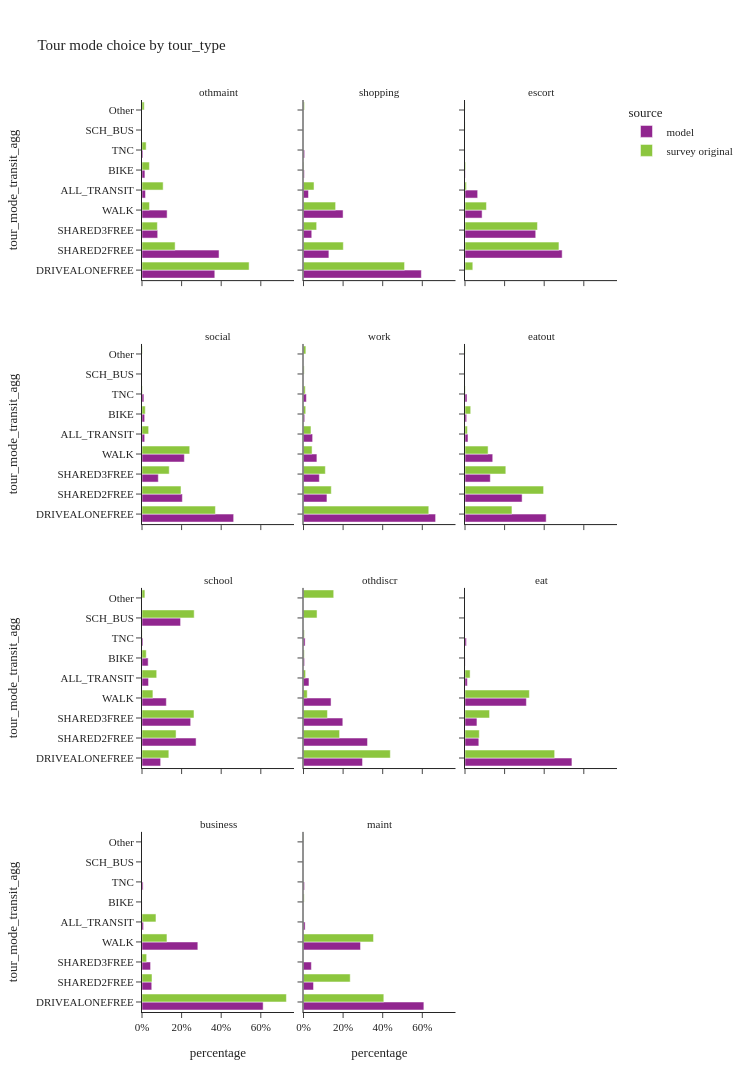
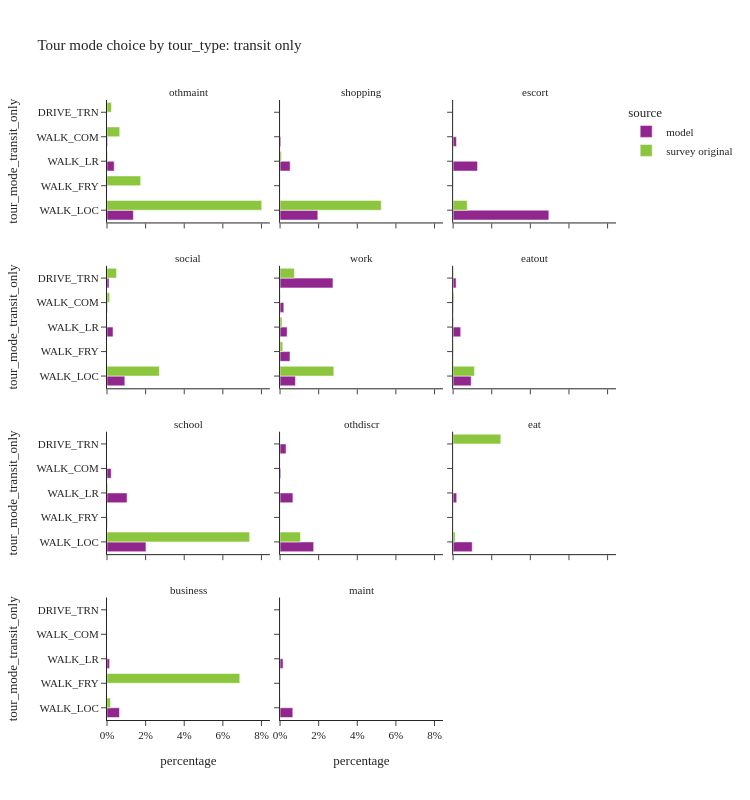

Here is the notebook cell these charts were saved with, in order:
### Code cell
tour_mode_choice_seg(segment_col='tour_type')

### Figure 1 — Plotly figure (JSON) as saved in the notebook; plotly's stock layout.template omitted (floating-point values rounded to 4 significant figures)
{"data": [{"alignmentgroup": "True", "customdata": [[114523], [121188], [24673], [39507], [5508], [4586], [1474]], "hovertemplate": "source=model<br>tour_type=othmaint<br>percentage=%{x}<br>tour_mode_transit_agg=%{y}<br>sample_size=%{customdata[0]}<extra></extra>", "legendgroup": "model", "marker": {"color": "#91268F", "pattern": {"shape": ""}}, "name": "model", "offsetgroup": "model", "orientation": "h", "showlegend": true, "textposition": "auto", "type": "bar", "x": [0.3677, 0.3891, 0.07922, 0.1268, 0.01768, 0.01472, 0.004733], "xaxis": "x10", "y": ["DRIVEALONEFREE", "SHARED2FREE", "SHARED3FREE", "WALK", "ALL_TRANSIT", "BIKE", "TNC"], "yaxis": "y10"}, {"alignmentgroup": "True", "customdata": [[295611], [63691], [20685], [99303], [12516], [2079], [2859]], "hovertemplate": "source=model<br>tour_type=shopping<br>percentage=%{x}<br>tour_mode_transit_agg=%{y}<br>sample_size=%{customdata[0]}<extra></extra>", "legendgroup": "model", "marker": {"color": "#91268F", "pattern": {"shape": ""}}, "name": "model", "offsetgroup": "model", "orientation": "h", "showlegend": false, "textposition": "auto", "type": "bar", "x": [0.5951, 0.1282, 0.04164, 0.1999, 0.0252, 0.004185, 0.005755], "xaxis": "x11", "y": ["DRIVEALONEFREE", "SHARED2FREE", "SHARED3FREE", "WALK", "ALL_TRANSIT", "BIKE", "TNC"], "yaxis": "y11"}, {"alignmentgroup": "True", "customdata": [[220766], [160710], [38849], [28760], [735], [48]], "hovertemplate": "source=model<br>tour_type=escort<br>percentage=%{x}<br>tour_mode_transit_agg=%{y}<br>sample_size=%{customdata[0]}<extra></extra>", "legendgroup": "model", "marker": {"color": "#91268F", "pattern": {"shape": ""}}, "name": "model", "offsetgroup": "model", "orientation": "h", "showlegend": false, "textposition": "auto", "type": "bar", "x": [0.4907, 0.3572, 0.08636, 0.06393, 0.001634, 0.0001067], "xaxis": "x12", "y": ["SHARED2FREE", "SHARED3FREE", "WALK", "ALL_TRANSIT", "BIKE", "TNC"], "yaxis": "y12"}, {"alignmentgroup": "True", "customdata": [[501146], [220704], [89201], [231649], [14777], [14640], [10466]], "hovertemplate": "source=model<br>tour_type=social<br>percentage=%{x}<br>tour_mode_transit_agg=%{y}<br>sample_size=%{customdata[0]}<extra></extra>", "legendgroup": "model", "marker": {"color": "#91268F", "pattern": {"shape": ""}}, "name": "model", "offsetgroup": "model", "orientation": "h", "showlegend": false, "textposition": "auto", "type": "bar", "x": [0.4629, 0.2039, 0.0824, 0.214, 0.01365, 0.01352, 0.009668], "xaxis": "x7", "y": ["DRIVEALONEFREE", "SHARED2FREE", "SHARED3FREE", "WALK", "ALL_TRANSIT", "BIKE", "TNC"], "yaxis": "y7"}, {"alignmentgroup": "True", "customdata": [[913268], [162134], [109528], [92605], [63131], [8263], [19924]], "hovertemplate": "source=model<br>tour_type=work<br>percentage=%{x}<br>tour_mode_transit_agg=%{y}<br>sample_size=%{customdata[0]}<extra></extra>", "legendgroup": "model", "marker": {"color": "#91268F", "pattern": {"shape": ""}}, "name": "model", "offsetgroup": "model", "orientation": "h", "showlegend": false, "textposition": "auto", "type": "bar", "x": [0.6672, 0.1184, 0.08001, 0.06765, 0.04612, 0.006036, 0.01456], "xaxis": "x8", "y": ["DRIVEALONEFREE", "SHARED2FREE", "SHARED3FREE", "WALK", "ALL_TRANSIT", "BIKE", "TNC"], "yaxis": "y8"}, {"alignmentgroup": "True", "customdata": [[162894], [114608], [50813], [55674], [5974], [3334], [4058]], "hovertemplate": "source=model<br>tour_type=eatout<br>percentage=%{x}<br>tour_mode_transit_agg=%{y}<br>sample_size=%{customdata[0]}<extra></extra>", "legendgroup": "model", "marker": {"color": "#91268F", "pattern": {"shape": ""}}, "name": "model", "offsetgroup": "model", "orientation": "h", "showlegend": false, "textposition": "auto", "type": "bar", "x": [0.4099, 0.2884, 0.1279, 0.1401, 0.01503, 0.00839, 0.01021], "xaxis": "x9", "y": ["DRIVEALONEFREE", "SHARED2FREE", "SHARED3FREE", "WALK", "ALL_TRANSIT", "BIKE", "TNC"], "yaxis": "y9"}, {"alignmentgroup": "True", "customdata": [[53971], [156556], [140908], [70460], [18880], [111667], [17863], [2836]], "hovertemplate": "source=model<br>tour_type=school<br>percentage=%{x}<br>tour_mode_transit_agg=%{y}<br>sample_size=%{customdata[0]}<extra></extra>", "legendgroup": "model", "marker": {"color": "#91268F", "pattern": {"shape": ""}}, "name": "model", "offsetgroup": "model", "orientation": "h", "showlegend": false, "textposition": "auto", "type": "bar", "x": [0.09417, 0.2732, 0.2459, 0.1229, 0.03294, 0.1948, 0.03117, 0.004948], "xaxis": "x4", "y": ["DRIVEALONEFREE", "SHARED2FREE", "SHARED3FREE", "WALK", "ALL_TRANSIT", "SCH_BUS", "BIKE", "TNC"], "yaxis": "y4"}, {"alignmentgroup": "True", "customdata": [[37128], [40275], [24729], [17331], [3439], [658], [1003]], "hovertemplate": "source=model<br>tour_type=othdiscr<br>percentage=%{x}<br>tour_mode_transit_agg=%{y}<br>sample_size=%{customdata[0]}<extra></extra>", "legendgroup": "model", "marker": {"color": "#91268F", "pattern": {"shape": ""}}, "name": "model", "offsetgroup": "model", "orientation": "h", "showlegend": false, "textposition": "auto", "type": "bar", "x": [0.2981, 0.3233, 0.1985, 0.1391, 0.02761, 0.005282, 0.008052], "xaxis": "x5", "y": ["DRIVEALONEFREE", "SHARED2FREE", "SHARED3FREE", "WALK", "ALL_TRANSIT", "BIKE", "TNC"], "yaxis": "y5"}, {"alignmentgroup": "True", "customdata": [[40897], [5285], [4571], [23480], [891], [50], [557]], "hovertemplate": "source=model<br>tour_type=eat<br>percentage=%{x}<br>tour_mode_transit_agg=%{y}<br>sample_size=%{customdata[0]}<extra></extra>", "legendgroup": "model", "marker": {"color": "#91268F", "pattern": {"shape": ""}}, "name": "model", "offsetgroup": "model", "orientation": "h", "showlegend": false, "textposition": "auto", "type": "bar", "x": [0.54, 0.06979, 0.06036, 0.31, 0.01177, 0.0006602, 0.007355], "xaxis": "x6", "y": ["DRIVEALONEFREE", "SHARED2FREE", "SHARED3FREE", "WALK", "ALL_TRANSIT", "BIKE", "TNC"], "yaxis": "y6"}, {"alignmentgroup": "True", "customdata": [[55285], [4449], [3913], [25479], [703], [28], [499]], "hovertemplate": "source=model<br>tour_type=business<br>percentage=%{x}<br>tour_mode_transit_agg=%{y}<br>sample_size=%{customdata[0]}<extra></extra>", "legendgroup": "model", "marker": {"color": "#91268F", "pattern": {"shape": ""}}, "name": "model", "offsetgroup": "model", "orientation": "h", "showlegend": false, "textposition": "auto", "type": "bar", "x": [0.6119, 0.04924, 0.04331, 0.282, 0.00778, 0.0003099, 0.005523], "xaxis": "x", "y": ["DRIVEALONEFREE", "SHARED2FREE", "SHARED3FREE", "WALK", "ALL_TRANSIT", "BIKE", "TNC"], "yaxis": "y"}, {"alignmentgroup": "True", "customdata": [[37509], [3124], [2459], [17771], [503], [18], [318]], "hovertemplate": "source=model<br>tour_type=maint<br>percentage=%{x}<br>tour_mode_transit_agg=%{y}<br>sample_size=%{customdata[0]}<extra></extra>", "legendgroup": "model", "marker": {"color": "#91268F", "pattern": {"shape": ""}}, "name": "model", "offsetgroup": "model", "orientation": "h", "showlegend": false, "textposition": "auto", "type": "bar", "x": [0.6079, 0.05063, 0.03985, 0.288, 0.008152, 0.0002917, 0.005154], "xaxis": "x2", "y": ["DRIVEALONEFREE", "SHARED2FREE", "SHARED3FREE", "WALK", "ALL_TRANSIT", "BIKE", "TNC"], "yaxis": "y2"}, {"alignmentgroup": "True", "customdata": [[424], [174], [40], [106], [88], [10], [16], [17]], "hovertemplate": "source=survey original<br>tour_type=othmaint<br>percentage=%{x}<br>tour_mode_transit_agg=%{y}<br>sample_size=%{customdata[0]}<extra></extra>", "legendgroup": "survey original", "marker": {"color": "#8CC63E", "pattern": {"shape": ""}}, "name": "survey original", "offsetgroup": "survey original", "orientation": "h", "showlegend": true, "textposition": "auto", "type": "bar", "x": [0.541, 0.1673, 0.07764, 0.03766, 0.1068, 0.03733, 0.02099, 0.01131], "xaxis": "x10", "y": ["DRIVEALONEFREE", "SHARED2FREE", "SHARED3FREE", "WALK", "ALL_TRANSIT", "BIKE", "TNC", "Other"], "yaxis": "y10"}, {"alignmentgroup": "True", "customdata": [[685], [296], [106], [335], [80], [1], [18], [21]], "hovertemplate": "source=survey original<br>tour_type=shopping<br>percentage=%{x}<br>tour_mode_transit_agg=%{y}<br>sample_size=%{customdata[0]}<extra></extra>", "legendgroup": "survey original", "marker": {"color": "#8CC63E", "pattern": {"shape": ""}}, "name": "survey original", "offsetgroup": "survey original", "orientation": "h", "showlegend": false, "textposition": "auto", "type": "bar", "x": [0.5104, 0.2011, 0.06643, 0.1622, 0.05313, 1.914e-05, 0.002022, 0.004764], "xaxis": "x11", "y": ["DRIVEALONEFREE", "SHARED2FREE", "SHARED3FREE", "WALK", "ALL_TRANSIT", "SCH_BUS", "BIKE", "Other"], "yaxis": "y11"}, {"alignmentgroup": "True", "customdata": [[51], [448], [284], [155], [13], [3], [33], [1], [3]], "hovertemplate": "source=survey original<br>tour_type=escort<br>percentage=%{x}<br>tour_mode_transit_agg=%{y}<br>sample_size=%{customdata[0]}<extra></extra>", "legendgroup": "survey original", "marker": {"color": "#8CC63E", "pattern": {"shape": ""}}, "name": "survey original", "offsetgroup": "survey original", "orientation": "h", "showlegend": false, "textposition": "auto", "type": "bar", "x": [0.03941, 0.4745, 0.3659, 0.1083, 0.007418, 0.0004505, 0.003435, 1.191e-05, 0.000531], "xaxis": "x12", "y": ["DRIVEALONEFREE", "SHARED2FREE", "SHARED3FREE", "WALK", "ALL_TRANSIT", "SCH_BUS", "BIKE", "TNC", "Other"], "yaxis": "y12"}, {"alignmentgroup": "True", "customdata": [[890], [436], [281], [1189], [150], [98], [15], [27]], "hovertemplate": "source=survey original<br>tour_type=social<br>percentage=%{x}<br>tour_mode_transit_agg=%{y}<br>sample_size=%{customdata[0]}<extra></extra>", "legendgroup": "survey original", "marker": {"color": "#8CC63E", "pattern": {"shape": ""}}, "name": "survey original", "offsetgroup": "survey original", "orientation": "h", "showlegend": false, "textposition": "auto", "type": "bar", "x": [0.3707, 0.197, 0.1376, 0.241, 0.03351, 0.01662, 0.002033, 0.001539], "xaxis": "x7", "y": ["DRIVEALONEFREE", "SHARED2FREE", "SHARED3FREE", "WALK", "ALL_TRANSIT", "BIKE", "TNC", "Other"], "yaxis": "y7"}, {"alignmentgroup": "True", "customdata": [[1610], [322], [146], [278], [448], [2], [141], [25], [32]], "hovertemplate": "source=survey original<br>tour_type=work<br>percentage=%{x}<br>tour_mode_transit_agg=%{y}<br>sample_size=%{customdata[0]}<extra></extra>", "legendgroup": "survey original", "marker": {"color": "#8CC63E", "pattern": {"shape": ""}}, "name": "survey original", "offsetgroup": "survey original", "orientation": "h", "showlegend": false, "textposition": "auto", "type": "bar", "x": [0.6326, 0.1404, 0.1103, 0.04328, 0.03779, 0.003435, 0.01124, 0.008906, 0.01198], "xaxis": "x8", "y": ["DRIVEALONEFREE", "SHARED2FREE", "SHARED3FREE", "WALK", "ALL_TRANSIT", "SCH_BUS", "BIKE", "TNC", "Other"], "yaxis": "y8"}, {"alignmentgroup": "True", "customdata": [[233], [185], [89], [220], [51], [24], [5], [6]], "hovertemplate": "source=survey original<br>tour_type=eatout<br>percentage=%{x}<br>tour_mode_transit_agg=%{y}<br>sample_size=%{customdata[0]}<extra></extra>", "legendgroup": "survey original", "marker": {"color": "#8CC63E", "pattern": {"shape": ""}}, "name": "survey original", "offsetgroup": "survey original", "orientation": "h", "showlegend": false, "textposition": "auto", "type": "bar", "x": [0.2372, 0.3969, 0.2061, 0.1166, 0.0121, 0.02879, 0.001549, 0.0007162], "xaxis": "x9", "y": ["DRIVEALONEFREE", "SHARED2FREE", "SHARED3FREE", "WALK", "ALL_TRANSIT", "BIKE", "TNC", "Other"], "yaxis": "y9"}, {"alignmentgroup": "True", "customdata": [[44], [114], [176], [78], [61], [140], [18], [3], [5]], "hovertemplate": "source=survey original<br>tour_type=school<br>percentage=%{x}<br>tour_mode_transit_agg=%{y}<br>sample_size=%{customdata[0]}<extra></extra>", "legendgroup": "survey original", "marker": {"color": "#8CC63E", "pattern": {"shape": ""}}, "name": "survey original", "offsetgroup": "survey original", "orientation": "h", "showlegend": false, "textposition": "auto", "type": "bar", "x": [0.1356, 0.1721, 0.2626, 0.05512, 0.07424, 0.2635, 0.02145, 0.0008259, 0.01465], "xaxis": "x4", "y": ["DRIVEALONEFREE", "SHARED2FREE", "SHARED3FREE", "WALK", "ALL_TRANSIT", "SCH_BUS", "BIKE", "TNC", "Other"], "yaxis": "y4"}, {"alignmentgroup": "True", "customdata": [[72], [32], [13], [25], [21], [6], [5], [1], [10]], "hovertemplate": "source=survey original<br>tour_type=othdiscr<br>percentage=%{x}<br>tour_mode_transit_agg=%{y}<br>sample_size=%{customdata[0]}<extra></extra>", "legendgroup": "survey original", "marker": {"color": "#8CC63E", "pattern": {"shape": ""}}, "name": "survey original", "offsetgroup": "survey original", "orientation": "h", "showlegend": false, "textposition": "auto", "type": "bar", "x": [0.4385, 0.1822, 0.1209, 0.01877, 0.01054, 0.06837, 0.003917, 0.004297, 0.1526], "xaxis": "x5", "y": ["DRIVEALONEFREE", "SHARED2FREE", "SHARED3FREE", "WALK", "ALL_TRANSIT", "SCH_BUS", "BIKE", "TNC", "Other"], "yaxis": "y5"}, {"alignmentgroup": "True", "customdata": [[31], [8], [10], [79], [2]], "hovertemplate": "source=survey original<br>tour_type=eat<br>percentage=%{x}<br>tour_mode_transit_agg=%{y}<br>sample_size=%{customdata[0]}<extra></extra>", "legendgroup": "survey original", "marker": {"color": "#8CC63E", "pattern": {"shape": ""}}, "name": "survey original", "offsetgroup": "survey original", "orientation": "h", "showlegend": false, "textposition": "auto", "type": "bar", "x": [0.4528, 0.07224, 0.1241, 0.3251, 0.02577], "xaxis": "x6", "y": ["DRIVEALONEFREE", "SHARED2FREE", "SHARED3FREE", "WALK", "ALL_TRANSIT"], "yaxis": "y6"}, {"alignmentgroup": "True", "customdata": [[56], [11], [9], [16], [3], [1]], "hovertemplate": "source=survey original<br>tour_type=business<br>percentage=%{x}<br>tour_mode_transit_agg=%{y}<br>sample_size=%{customdata[0]}<extra></extra>", "legendgroup": "survey original", "marker": {"color": "#8CC63E", "pattern": {"shape": ""}}, "name": "survey original", "offsetgroup": "survey original", "orientation": "h", "showlegend": false, "textposition": "auto", "type": "bar", "x": [0.7293, 0.0506, 0.02352, 0.126, 0.07056, 0.0], "xaxis": "x", "y": ["DRIVEALONEFREE", "SHARED2FREE", "SHARED3FREE", "WALK", "ALL_TRANSIT", "Other"], "yaxis": "y"}, {"alignmentgroup": "True", "customdata": [[34], [4], [62], [1], [4], [10]], "hovertemplate": "source=survey original<br>tour_type=maint<br>percentage=%{x}<br>tour_mode_transit_agg=%{y}<br>sample_size=%{customdata[0]}<extra></extra>", "legendgroup": "survey original", "marker": {"color": "#8CC63E", "pattern": {"shape": ""}}, "name": "survey original", "offsetgroup": "survey original", "orientation": "h", "showlegend": false, "textposition": "auto", "type": "bar", "x": [0.4057, 0.2359, 0.3537, 0.0001803, 0.003341, 0.001218], "xaxis": "x2", "y": ["DRIVEALONEFREE", "SHARED2FREE", "WALK", "ALL_TRANSIT", "BIKE", "Other"], "yaxis": "y2"}], "layout": {"annotations": [{"font": {}, "showarrow": false, "text": "business", "x": 0.16, "xanchor": "center", "xref": "paper", "y": 0.1975, "yanchor": "bottom", "yref": "paper"}, {"font": {}, "showarrow": false, "text": "maint", "x": 0.5, "xanchor": "center", "xref": "paper", "y": 0.1975, "yanchor": "bottom", "yref": "paper"}, {"font": {}, "showarrow": false, "text": "school", "x": 0.16, "xanchor": "center", "xref": "paper", "y": 0.465, "yanchor": "bottom", "yref": "paper"}, {"font": {}, "showarrow": false, "text": "othdiscr", "x": 0.5, "xanchor": "center", "xref": "paper", "y": 0.465, "yanchor": "bottom", "yref": "paper"}, {"font": {}, "showarrow": false, "text": "eat", "x": 0.84, "xanchor": "center", "xref": "paper", "y": 0.465, "yanchor": "bottom", "yref": "paper"}, {"font": {}, "showarrow": false, "text": "social", "x": 0.16, "xanchor": "center", "xref": "paper", "y": 0.7325, "yanchor": "bottom", "yref": "paper"}, {"font": {}, "showarrow": false, "text": "work", "x": 0.5, "xanchor": "center", "xref": "paper", "y": 0.7325, "yanchor": "bottom", "yref": "paper"}, {"font": {}, "showarrow": false, "text": "eatout", "x": 0.84, "xanchor": "center", "xref": "paper", "y": 0.7325, "yanchor": "bottom", "yref": "paper"}, {"font": {}, "showarrow": false, "text": "othmaint", "x": 0.16, "xanchor": "center", "xref": "paper", "y": 1.0, "yanchor": "bottom", "yref": "paper"}, {"font": {}, "showarrow": false, "text": "shopping", "x": 0.5, "xanchor": "center", "xref": "paper", "y": 1.0, "yanchor": "bottom", "yref": "paper"}, {"font": {}, "showarrow": false, "text": "escort", "x": 0.84, "xanchor": "center", "xref": "paper", "y": 1.0, "yanchor": "bottom", "yref": "paper"}], "barmode": "group", "height": 1200, "legend": {"title": {"text": "source"}, "tracegroupgap": 0}, "title": {"text": "Tour mode choice by tour_type"}, "width": 750, "xaxis": {"anchor": "y", "domain": [0.0, 0.32], "tickformat": ".0%", "title": {"text": "percentage"}}, "xaxis10": {"anchor": "y10", "domain": [0.0, 0.32], "matches": "x", "showticklabels": false, "tickformat": ".0%"}, "xaxis11": {"anchor": "y11", "domain": [0.34, 0.66], "matches": "x", "showticklabels": false, "tickformat": ".0%"}, "xaxis12": {"anchor": "y12", "domain": [0.68, 1.0], "matches": "x", "showticklabels": false, "tickformat": ".0%"}, "xaxis2": {"anchor": "y2", "domain": [0.34, 0.66], "matches": "x", "tickformat": ".0%", "title": {"text": "percentage"}}, "xaxis3": {"anchor": "y3", "domain": [0.68, 1.0], "matches": "x", "tickformat": ".0%", "title": {"text": "percentage"}}, "xaxis4": {"anchor": "y4", "domain": [0.0, 0.32], "matches": "x", "showticklabels": false, "tickformat": ".0%"}, "xaxis5": {"anchor": "y5", "domain": [0.34, 0.66], "matches": "x", "showticklabels": false, "tickformat": ".0%"}, "xaxis6": {"anchor": "y6", "domain": [0.68, 1.0], "matches": "x", "showticklabels": false, "tickformat": ".0%"}, "xaxis7": {"anchor": "y7", "domain": [0.0, 0.32], "matches": "x", "showticklabels": false, "tickformat": ".0%"}, "xaxis8": {"anchor": "y8", "domain": [0.34, 0.66], "matches": "x", "showticklabels": false, "tickformat": ".0%"}, "xaxis9": {"anchor": "y9", "domain": [0.68, 1.0], "matches": "x", "showticklabels": false, "tickformat": ".0%"}, "yaxis": {"anchor": "x", "domain": [0.0, 0.1975], "title": {"text": "tour_mode_transit_agg"}}, "yaxis10": {"anchor": "x10", "domain": [0.8025, 1.0], "matches": "y", "title": {"text": "tour_mode_transit_agg"}}, "yaxis11": {"anchor": "x11", "domain": [0.8025, 1.0], "matches": "y", "showticklabels": false}, "yaxis12": {"anchor": "x12", "domain": [0.8025, 1.0], "matches": "y", "showticklabels": false}, "yaxis2": {"anchor": "x2", "domain": [0.0, 0.1975], "matches": "y", "showticklabels": false}, "yaxis3": {"anchor": "x3", "domain": [0.0, 0.1975], "matches": "y", "showticklabels": false}, "yaxis4": {"anchor": "x4", "domain": [0.2675, 0.465], "matches": "y", "title": {"text": "tour_mode_transit_agg"}}, "yaxis5": {"anchor": "x5", "domain": [0.2675, 0.465], "matches": "y", "showticklabels": false}, "yaxis6": {"anchor": "x6", "domain": [0.2675, 0.465], "matches": "y", "showticklabels": false}, "yaxis7": {"anchor": "x7", "domain": [0.535, 0.7325], "matches": "y", "title": {"text": "tour_mode_transit_agg"}}, "yaxis8": {"anchor": "x8", "domain": [0.535, 0.7325], "matches": "y", "showticklabels": false}, "yaxis9": {"anchor": "x9", "domain": [0.535, 0.7325], "matches": "y", "showticklabels": false}}}

### Figure 2 — Plotly figure (JSON) as saved in the notebook; plotly's stock layout.template omitted (floating-point values rounded to 4 significant figures)
{"data": [{"alignmentgroup": "True", "customdata": [[4257], [1], [1159], [91]], "hovertemplate": "source=model<br>tour_type=othmaint<br>percentage=%{x}<br>tour_mode_transit_only=%{y}<br>sample_size=%{customdata[0]}<extra></extra>", "legendgroup": "model", "marker": {"color": "#91268F", "pattern": {"shape": ""}}, "name": "model", "offsetgroup": "model", "orientation": "h", "showlegend": true, "textposition": "auto", "type": "bar", "x": [0.01367, 3.211e-06, 0.003721, 0.0002922], "xaxis": "x10", "y": ["WALK_LOC", "WALK_FRY", "WALK_LR", "WALK_COM"], "yaxis": "y10"}, {"alignmentgroup": "True", "customdata": [[9712], [1], [2592], [211]], "hovertemplate": "source=model<br>tour_type=shopping<br>percentage=%{x}<br>tour_mode_transit_only=%{y}<br>sample_size=%{customdata[0]}<extra></extra>", "legendgroup": "model", "marker": {"color": "#91268F", "pattern": {"shape": ""}}, "name": "model", "offsetgroup": "model", "orientation": "h", "showlegend": false, "textposition": "auto", "type": "bar", "x": [0.01955, 2.013e-06, 0.005218, 0.0004248], "xaxis": "x11", "y": ["WALK_LOC", "WALK_FRY", "WALK_LR", "WALK_COM"], "yaxis": "y11"}, {"alignmentgroup": "True", "customdata": [[22306], [5685], [769]], "hovertemplate": "source=model<br>tour_type=escort<br>percentage=%{x}<br>tour_mode_transit_only=%{y}<br>sample_size=%{customdata[0]}<extra></extra>", "legendgroup": "model", "marker": {"color": "#91268F", "pattern": {"shape": ""}}, "name": "model", "offsetgroup": "model", "orientation": "h", "showlegend": false, "textposition": "auto", "type": "bar", "x": [0.04958, 0.01264, 0.001709], "xaxis": "x12", "y": ["WALK_LOC", "WALK_LR", "WALK_COM"], "yaxis": "y12"}, {"alignmentgroup": "True", "customdata": [[10000], [1171], [1], [3386], [219]], "hovertemplate": "source=model<br>tour_type=social<br>percentage=%{x}<br>tour_mode_transit_only=%{y}<br>sample_size=%{customdata[0]}<extra></extra>", "legendgroup": "model", "marker": {"color": "#91268F", "pattern": {"shape": ""}}, "name": "model", "offsetgroup": "model", "orientation": "h", "showlegend": false, "textposition": "auto", "type": "bar", "x": [0.009237, 0.001082, 9.237e-07, 0.003128, 0.0002023], "xaxis": "x7", "y": ["WALK_LOC", "DRIVE_TRN", "WALK_FRY", "WALK_LR", "WALK_COM"], "yaxis": "y7"}, {"alignmentgroup": "True", "customdata": [[10901], [37500], [7032], [5030], [2668]], "hovertemplate": "source=model<br>tour_type=work<br>percentage=%{x}<br>tour_mode_transit_only=%{y}<br>sample_size=%{customdata[0]}<extra></extra>", "legendgroup": "model", "marker": {"color": "#91268F", "pattern": {"shape": ""}}, "name": "model", "offsetgroup": "model", "orientation": "h", "showlegend": false, "textposition": "auto", "type": "bar", "x": [0.007964, 0.0274, 0.005137, 0.003675, 0.001949], "xaxis": "x8", "y": ["WALK_LOC", "DRIVE_TRN", "WALK_FRY", "WALK_LR", "WALK_COM"], "yaxis": "y8"}, {"alignmentgroup": "True", "customdata": [[3722], [620], [4], [1562], [66]], "hovertemplate": "source=model<br>tour_type=eatout<br>percentage=%{x}<br>tour_mode_transit_only=%{y}<br>sample_size=%{customdata[0]}<extra></extra>", "legendgroup": "model", "marker": {"color": "#91268F", "pattern": {"shape": ""}}, "name": "model", "offsetgroup": "model", "orientation": "h", "showlegend": false, "textposition": "auto", "type": "bar", "x": [0.009367, 0.00156, 1.007e-05, 0.003931, 0.0001661], "xaxis": "x9", "y": ["WALK_LOC", "DRIVE_TRN", "WALK_FRY", "WALK_LR", "WALK_COM"], "yaxis": "y9"}, {"alignmentgroup": "True", "customdata": [[11567], [102], [5965], [1246]], "hovertemplate": "source=model<br>tour_type=school<br>percentage=%{x}<br>tour_mode_transit_only=%{y}<br>sample_size=%{customdata[0]}<extra></extra>", "legendgroup": "model", "marker": {"color": "#91268F", "pattern": {"shape": ""}}, "name": "model", "offsetgroup": "model", "orientation": "h", "showlegend": false, "textposition": "auto", "type": "bar", "x": [0.02018, 0.000178, 0.01041, 0.002174], "xaxis": "x4", "y": ["WALK_LOC", "WALK_FRY", "WALK_LR", "WALK_COM"], "yaxis": "y4"}, {"alignmentgroup": "True", "customdata": [[2169], [388], [2], [829], [51]], "hovertemplate": "source=model<br>tour_type=othdiscr<br>percentage=%{x}<br>tour_mode_transit_only=%{y}<br>sample_size=%{customdata[0]}<extra></extra>", "legendgroup": "model", "marker": {"color": "#91268F", "pattern": {"shape": ""}}, "name": "model", "offsetgroup": "model", "orientation": "h", "showlegend": false, "textposition": "auto", "type": "bar", "x": [0.01741, 0.003115, 1.606e-05, 0.006655, 0.0004094], "xaxis": "x5", "y": ["WALK_LOC", "DRIVE_TRN", "WALK_FRY", "WALK_LR", "WALK_COM"], "yaxis": "y5"}, {"alignmentgroup": "True", "customdata": [[750], [141]], "hovertemplate": "source=model<br>tour_type=eat<br>percentage=%{x}<br>tour_mode_transit_only=%{y}<br>sample_size=%{customdata[0]}<extra></extra>", "legendgroup": "model", "marker": {"color": "#91268F", "pattern": {"shape": ""}}, "name": "model", "offsetgroup": "model", "orientation": "h", "showlegend": false, "textposition": "auto", "type": "bar", "x": [0.009903, 0.001862], "xaxis": "x6", "y": ["WALK_LOC", "WALK_LR"], "yaxis": "y6"}, {"alignmentgroup": "True", "customdata": [[582], [121]], "hovertemplate": "source=model<br>tour_type=business<br>percentage=%{x}<br>tour_mode_transit_only=%{y}<br>sample_size=%{customdata[0]}<extra></extra>", "legendgroup": "model", "marker": {"color": "#91268F", "pattern": {"shape": ""}}, "name": "model", "offsetgroup": "model", "orientation": "h", "showlegend": false, "textposition": "auto", "type": "bar", "x": [0.006441, 0.001339], "xaxis": "x", "y": ["WALK_LOC", "WALK_LR"], "yaxis": "y"}, {"alignmentgroup": "True", "customdata": [[407], [95], [1]], "hovertemplate": "source=model<br>tour_type=maint<br>percentage=%{x}<br>tour_mode_transit_only=%{y}<br>sample_size=%{customdata[0]}<extra></extra>", "legendgroup": "model", "marker": {"color": "#91268F", "pattern": {"shape": ""}}, "name": "model", "offsetgroup": "model", "orientation": "h", "showlegend": false, "textposition": "auto", "type": "bar", "x": [0.006596, 0.00154, 1.621e-05], "xaxis": "x2", "y": ["WALK_LOC", "WALK_LR", "WALK_COM"], "yaxis": "y2"}, {"alignmentgroup": "True", "customdata": [[78], [3], [1], [5], [1]], "hovertemplate": "source=survey original<br>tour_type=othmaint<br>percentage=%{x}<br>tour_mode_transit_only=%{y}<br>sample_size=%{customdata[0]}<extra></extra>", "legendgroup": "survey original", "marker": {"color": "#8CC63E", "pattern": {"shape": ""}}, "name": "survey original", "offsetgroup": "survey original", "orientation": "h", "showlegend": true, "textposition": "auto", "type": "bar", "x": [0.08015, 0.002307, 0.01744, 0.000309, 0.006597], "xaxis": "x10", "y": ["WALK_LOC", "DRIVE_TRN", "WALK_FRY", "WALK_LR", "WALK_COM"], "yaxis": "y10"}, {"alignmentgroup": "True", "customdata": [[76], [4]], "hovertemplate": "source=survey original<br>tour_type=shopping<br>percentage=%{x}<br>tour_mode_transit_only=%{y}<br>sample_size=%{customdata[0]}<extra></extra>", "legendgroup": "survey original", "marker": {"color": "#8CC63E", "pattern": {"shape": ""}}, "name": "survey original", "offsetgroup": "survey original", "orientation": "h", "showlegend": false, "textposition": "auto", "type": "bar", "x": [0.05239, 0.0007382], "xaxis": "x11", "y": ["WALK_LOC", "WALK_LR"], "yaxis": "y11"}, {"alignmentgroup": "True", "customdata": [[12], [1]], "hovertemplate": "source=survey original<br>tour_type=escort<br>percentage=%{x}<br>tour_mode_transit_only=%{y}<br>sample_size=%{customdata[0]}<extra></extra>", "legendgroup": "survey original", "marker": {"color": "#8CC63E", "pattern": {"shape": ""}}, "name": "survey original", "offsetgroup": "survey original", "orientation": "h", "showlegend": false, "textposition": "auto", "type": "bar", "x": [0.007295, 0.0001228], "xaxis": "x12", "y": ["WALK_LOC", "WALK_FRY"], "yaxis": "y12"}, {"alignmentgroup": "True", "customdata": [[117], [15], [16], [2]], "hovertemplate": "source=survey original<br>tour_type=social<br>percentage=%{x}<br>tour_mode_transit_only=%{y}<br>sample_size=%{customdata[0]}<extra></extra>", "legendgroup": "survey original", "marker": {"color": "#8CC63E", "pattern": {"shape": ""}}, "name": "survey original", "offsetgroup": "survey original", "orientation": "h", "showlegend": false, "textposition": "auto", "type": "bar", "x": [0.02714, 0.004944, 5.179e-05, 0.001378], "xaxis": "x7", "y": ["WALK_LOC", "DRIVE_TRN", "WALK_LR", "WALK_COM"], "yaxis": "y7"}, {"alignmentgroup": "True", "customdata": [[372], [35], [10], [27], [4]], "hovertemplate": "source=survey original<br>tour_type=work<br>percentage=%{x}<br>tour_mode_transit_only=%{y}<br>sample_size=%{customdata[0]}<extra></extra>", "legendgroup": "survey original", "marker": {"color": "#8CC63E", "pattern": {"shape": ""}}, "name": "survey original", "offsetgroup": "survey original", "orientation": "h", "showlegend": false, "textposition": "auto", "type": "bar", "x": [0.02784, 0.007402, 0.001407, 0.001016, 0.0001254], "xaxis": "x8", "y": ["WALK_LOC", "DRIVE_TRN", "WALK_FRY", "WALK_LR", "WALK_COM"], "yaxis": "y8"}, {"alignmentgroup": "True", "customdata": [[42], [2], [1], [4], [2]], "hovertemplate": "source=survey original<br>tour_type=eatout<br>percentage=%{x}<br>tour_mode_transit_only=%{y}<br>sample_size=%{customdata[0]}<extra></extra>", "legendgroup": "survey original", "marker": {"color": "#8CC63E", "pattern": {"shape": ""}}, "name": "survey original", "offsetgroup": "survey original", "orientation": "h", "showlegend": false, "textposition": "auto", "type": "bar", "x": [0.01106, 0.0002011, 9.731e-05, 0.0002523, 0.0004839], "xaxis": "x9", "y": ["WALK_LOC", "DRIVE_TRN", "WALK_FRY", "WALK_LR", "WALK_COM"], "yaxis": "y9"}, {"alignmentgroup": "True", "customdata": [[60], [1]], "hovertemplate": "source=survey original<br>tour_type=school<br>percentage=%{x}<br>tour_mode_transit_only=%{y}<br>sample_size=%{customdata[0]}<extra></extra>", "legendgroup": "survey original", "marker": {"color": "#8CC63E", "pattern": {"shape": ""}}, "name": "survey original", "offsetgroup": "survey original", "orientation": "h", "showlegend": false, "textposition": "auto", "type": "bar", "x": [0.07387, 0.0003683], "xaxis": "x4", "y": ["WALK_LOC", "WALK_LR"], "yaxis": "y4"}, {"alignmentgroup": "True", "customdata": [[18], [1], [2]], "hovertemplate": "source=survey original<br>tour_type=othdiscr<br>percentage=%{x}<br>tour_mode_transit_only=%{y}<br>sample_size=%{customdata[0]}<extra></extra>", "legendgroup": "survey original", "marker": {"color": "#8CC63E", "pattern": {"shape": ""}}, "name": "survey original", "offsetgroup": "survey original", "orientation": "h", "showlegend": false, "textposition": "auto", "type": "bar", "x": [0.01054, 0.0, 0.0], "xaxis": "x5", "y": ["WALK_LOC", "DRIVE_TRN", "WALK_LR"], "yaxis": "y5"}, {"alignmentgroup": "True", "customdata": [[1], [1]], "hovertemplate": "source=survey original<br>tour_type=eat<br>percentage=%{x}<br>tour_mode_transit_only=%{y}<br>sample_size=%{customdata[0]}<extra></extra>", "legendgroup": "survey original", "marker": {"color": "#8CC63E", "pattern": {"shape": ""}}, "name": "survey original", "offsetgroup": "survey original", "orientation": "h", "showlegend": false, "textposition": "auto", "type": "bar", "x": [0.001073, 0.0247], "xaxis": "x6", "y": ["WALK_LOC", "DRIVE_TRN"], "yaxis": "y6"}, {"alignmentgroup": "True", "customdata": [[2], [1]], "hovertemplate": "source=survey original<br>tour_type=business<br>percentage=%{x}<br>tour_mode_transit_only=%{y}<br>sample_size=%{customdata[0]}<extra></extra>", "legendgroup": "survey original", "marker": {"color": "#8CC63E", "pattern": {"shape": ""}}, "name": "survey original", "offsetgroup": "survey original", "orientation": "h", "showlegend": false, "textposition": "auto", "type": "bar", "x": [0.001788, 0.06877], "xaxis": "x", "y": ["WALK_LOC", "WALK_FRY"], "yaxis": "y"}, {"alignmentgroup": "True", "customdata": [[1]], "hovertemplate": "source=survey original<br>tour_type=maint<br>percentage=%{x}<br>tour_mode_transit_only=%{y}<br>sample_size=%{customdata[0]}<extra></extra>", "legendgroup": "survey original", "marker": {"color": "#8CC63E", "pattern": {"shape": ""}}, "name": "survey original", "offsetgroup": "survey original", "orientation": "h", "showlegend": false, "textposition": "auto", "type": "bar", "x": [0.0001803], "xaxis": "x2", "y": ["WALK_LOC"], "yaxis": "y2"}], "layout": {"annotations": [{"font": {}, "showarrow": false, "text": "business", "x": 0.16, "xanchor": "center", "xref": "paper", "y": 0.1975, "yanchor": "bottom", "yref": "paper"}, {"font": {}, "showarrow": false, "text": "maint", "x": 0.5, "xanchor": "center", "xref": "paper", "y": 0.1975, "yanchor": "bottom", "yref": "paper"}, {"font": {}, "showarrow": false, "text": "school", "x": 0.16, "xanchor": "center", "xref": "paper", "y": 0.465, "yanchor": "bottom", "yref": "paper"}, {"font": {}, "showarrow": false, "text": "othdiscr", "x": 0.5, "xanchor": "center", "xref": "paper", "y": 0.465, "yanchor": "bottom", "yref": "paper"}, {"font": {}, "showarrow": false, "text": "eat", "x": 0.84, "xanchor": "center", "xref": "paper", "y": 0.465, "yanchor": "bottom", "yref": "paper"}, {"font": {}, "showarrow": false, "text": "social", "x": 0.16, "xanchor": "center", "xref": "paper", "y": 0.7325, "yanchor": "bottom", "yref": "paper"}, {"font": {}, "showarrow": false, "text": "work", "x": 0.5, "xanchor": "center", "xref": "paper", "y": 0.7325, "yanchor": "bottom", "yref": "paper"}, {"font": {}, "showarrow": false, "text": "eatout", "x": 0.84, "xanchor": "center", "xref": "paper", "y": 0.7325, "yanchor": "bottom", "yref": "paper"}, {"font": {}, "showarrow": false, "text": "othmaint", "x": 0.16, "xanchor": "center", "xref": "paper", "y": 1.0, "yanchor": "bottom", "yref": "paper"}, {"font": {}, "showarrow": false, "text": "shopping", "x": 0.5, "xanchor": "center", "xref": "paper", "y": 1.0, "yanchor": "bottom", "yref": "paper"}, {"font": {}, "showarrow": false, "text": "escort", "x": 0.84, "xanchor": "center", "xref": "paper", "y": 1.0, "yanchor": "bottom", "yref": "paper"}], "barmode": "group", "height": 800, "legend": {"title": {"text": "source"}, "tracegroupgap": 0}, "title": {"text": "Tour mode choice by tour_type: transit only"}, "width": 750, "xaxis": {"anchor": "y", "domain": [0.0, 0.32], "tickformat": ".0%", "title": {"text": "percentage"}}, "xaxis10": {"anchor": "y10", "domain": [0.0, 0.32], "matches": "x", "showticklabels": false, "tickformat": ".0%"}, "xaxis11": {"anchor": "y11", "domain": [0.34, 0.66], "matches": "x", "showticklabels": false, "tickformat": ".0%"}, "xaxis12": {"anchor": "y12", "domain": [0.68, 1.0], "matches": "x", "showticklabels": false, "tickformat": ".0%"}, "xaxis2": {"anchor": "y2", "domain": [0.34, 0.66], "matches": "x", "tickformat": ".0%", "title": {"text": "percentage"}}, "xaxis3": {"anchor": "y3", "domain": [0.68, 1.0], "matches": "x", "tickformat": ".0%", "title": {"text": "percentage"}}, "xaxis4": {"anchor": "y4", "domain": [0.0, 0.32], "matches": "x", "showticklabels": false, "tickformat": ".0%"}, "xaxis5": {"anchor": "y5", "domain": [0.34, 0.66], "matches": "x", "showticklabels": false, "tickformat": ".0%"}, "xaxis6": {"anchor": "y6", "domain": [0.68, 1.0], "matches": "x", "showticklabels": false, "tickformat": ".0%"}, "xaxis7": {"anchor": "y7", "domain": [0.0, 0.32], "matches": "x", "showticklabels": false, "tickformat": ".0%"}, "xaxis8": {"anchor": "y8", "domain": [0.34, 0.66], "matches": "x", "showticklabels": false, "tickformat": ".0%"}, "xaxis9": {"anchor": "y9", "domain": [0.68, 1.0], "matches": "x", "showticklabels": false, "tickformat": ".0%"}, "yaxis": {"anchor": "x", "domain": [0.0, 0.1975], "title": {"text": "tour_mode_transit_only"}}, "yaxis10": {"anchor": "x10", "domain": [0.8025, 1.0], "matches": "y", "title": {"text": "tour_mode_transit_only"}}, "yaxis11": {"anchor": "x11", "domain": [0.8025, 1.0], "matches": "y", "showticklabels": false}, "yaxis12": {"anchor": "x12", "domain": [0.8025, 1.0], "matches": "y", "showticklabels": false}, "yaxis2": {"anchor": "x2", "domain": [0.0, 0.1975], "matches": "y", "showticklabels": false}, "yaxis3": {"anchor": "x3", "domain": [0.0, 0.1975], "matches": "y", "showticklabels": false}, "yaxis4": {"anchor": "x4", "domain": [0.2675, 0.465], "matches": "y", "title": {"text": "tour_mode_transit_only"}}, "yaxis5": {"anchor": "x5", "domain": [0.2675, 0.465], "matches": "y", "showticklabels": false}, "yaxis6": {"anchor": "x6", "domain": [0.2675, 0.465], "matches": "y", "showticklabels": false}, "yaxis7": {"anchor": "x7", "domain": [0.535, 0.7325], "matches": "y", "title": {"text": "tour_mode_transit_only"}}, "yaxis8": {"anchor": "x8", "domain": [0.535, 0.7325], "matches": "y", "showticklabels": false}, "yaxis9": {"anchor": "x9", "domain": [0.535, 0.7325], "matches": "y", "showticklabels": false}}}
